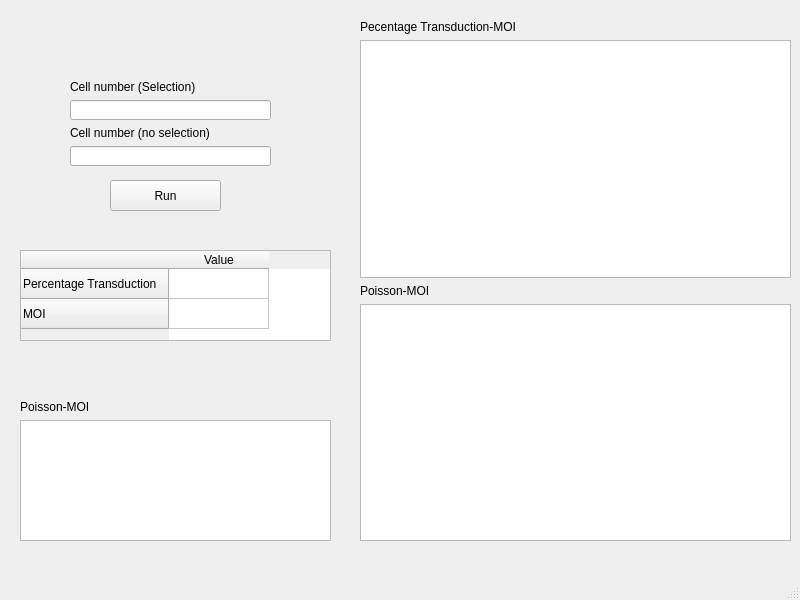
<?xml version="1.0" encoding="UTF-8"?>
<ui version="4.0">
 <class>PT_MOI_w</class>
 <widget class="QMainWindow" name="PT_MOI_w">
  <property name="geometry">
   <rect>
    <x>0</x>
    <y>0</y>
    <width>800</width>
    <height>600</height>
   </rect>
  </property>
  <property name="windowTitle">
   <string>PercentageTransduction_MOI</string>
  </property>
  <widget class="QWidget" name="centralwidget">
   <widget class="QTableWidget" name="PT_MOI_t">
    <property name="geometry">
     <rect>
      <x>20</x>
      <y>250</y>
      <width>311</width>
      <height>91</height>
     </rect>
    </property>
    <row>
     <property name="text">
      <string>Percentage Transduction</string>
     </property>
    </row>
    <row>
     <property name="text">
      <string>MOI</string>
     </property>
    </row>
    <column>
     <property name="text">
      <string>Value</string>
     </property>
    </column>
    <item row="0" column="0">
     <property name="text">
      <string/>
     </property>
    </item>
    <item row="1" column="0">
     <property name="text">
      <string/>
     </property>
    </item>
   </widget>
   <widget class="QPushButton" name="run">
    <property name="geometry">
     <rect>
      <x>110</x>
      <y>180</y>
      <width>111</width>
      <height>31</height>
     </rect>
    </property>
    <property name="text">
     <string>Run</string>
    </property>
   </widget>
   <widget class="QWidget" name="">
    <property name="geometry">
     <rect>
      <x>360</x>
      <y>20</y>
      <width>431</width>
      <height>521</height>
     </rect>
    </property>
    <layout class="QVBoxLayout" name="verticalLayout">
     <item>
      <widget class="QLabel" name="PT_MOI_cl">
       <property name="text">
        <string>Pecentage Transduction-MOI</string>
       </property>
      </widget>
     </item>
     <item>
      <widget class="QGraphicsView" name="PT_MOI_c"/>
     </item>
     <item>
      <widget class="QLabel" name="P_MOI_cl">
       <property name="text">
        <string>Poisson-MOI</string>
       </property>
      </widget>
     </item>
     <item>
      <widget class="QGraphicsView" name="P_MOI_c"/>
     </item>
    </layout>
   </widget>
   <widget class="QWidget" name="">
    <property name="geometry">
     <rect>
      <x>20</x>
      <y>400</y>
      <width>311</width>
      <height>141</height>
     </rect>
    </property>
    <layout class="QVBoxLayout" name="verticalLayout_2">
     <item>
      <widget class="QLabel" name="P_MOI_tl">
       <property name="text">
        <string>Poisson-MOI</string>
       </property>
      </widget>
     </item>
     <item>
      <widget class="QTableView" name="P_MOI_t">
       <property name="enabled">
        <bool>true</bool>
       </property>
      </widget>
     </item>
    </layout>
   </widget>
   <widget class="QWidget" name="">
    <property name="geometry">
     <rect>
      <x>70</x>
      <y>80</y>
      <width>201</width>
      <height>86</height>
     </rect>
    </property>
    <layout class="QVBoxLayout" name="verticalLayout_3">
     <item>
      <widget class="QLabel" name="cn_s">
       <property name="text">
        <string>Cell number (Selection)</string>
       </property>
      </widget>
     </item>
     <item>
      <widget class="QLineEdit" name="cn_si"/>
     </item>
     <item>
      <widget class="QLabel" name="cn_ns">
       <property name="text">
        <string>Cell number (no selection)</string>
       </property>
      </widget>
     </item>
     <item>
      <widget class="QLineEdit" name="cn_nsi"/>
     </item>
    </layout>
   </widget>
   <zorder>PT_MOI_c</zorder>
   <zorder>P_MOI_c</zorder>
   <zorder>PT_MOI_cl</zorder>
   <zorder>P_MOI_cl</zorder>
   <zorder>P_MOI_t</zorder>
   <zorder>P_MOI_tl</zorder>
   <zorder>cn_s</zorder>
   <zorder>cn_si</zorder>
   <zorder>cn_nsi</zorder>
   <zorder>cn_ns</zorder>
   <zorder>PT_MOI_t</zorder>
   <zorder>cn_ns</zorder>
   <zorder>cn_s</zorder>
   <zorder>run</zorder>
  </widget>
  <widget class="QStatusBar" name="statusbar"/>
 </widget>
 <tabstops>
  <tabstop>cn_si</tabstop>
  <tabstop>cn_nsi</tabstop>
  <tabstop>run</tabstop>
  <tabstop>PT_MOI_t</tabstop>
  <tabstop>P_MOI_t</tabstop>
  <tabstop>P_MOI_c</tabstop>
  <tabstop>PT_MOI_c</tabstop>
 </tabstops>
 <resources/>
 <connections/>
</ui>
